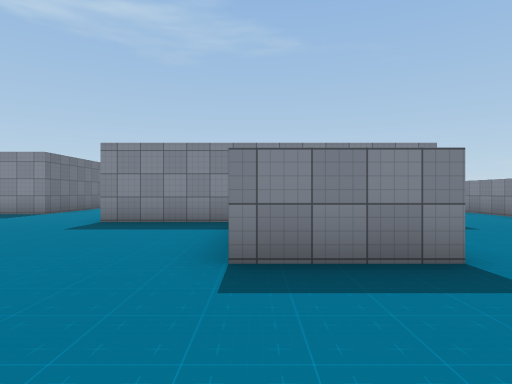
[1] (above)

24 first-person views from a walk through a scene from a Unity 3-D project. The camera is 1.3 m above the floor, looks level and sees 75° across. The floor is counted in squares, 2 m on a side. Each view is taken from the middle of a square. On the plan, view 1 faces up. The plan holds only what a view shows up to about 10 squares ahead; the rest is blank. Some surface patterns are stand-ins.

[2]
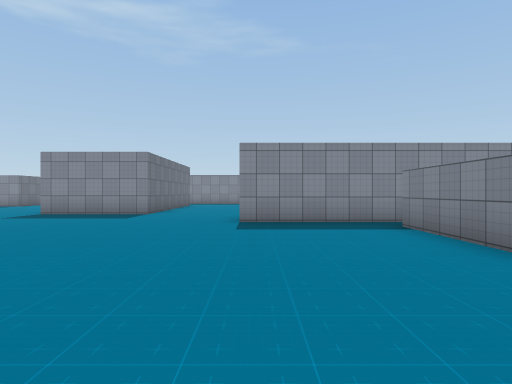

[3]
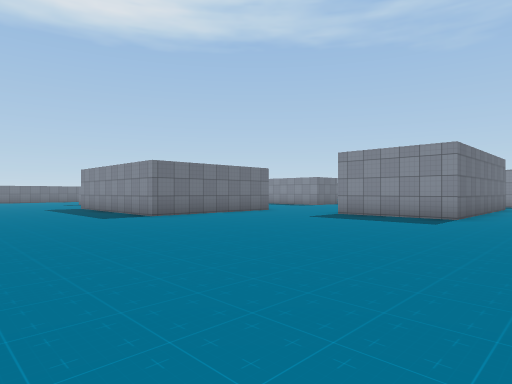

[4]
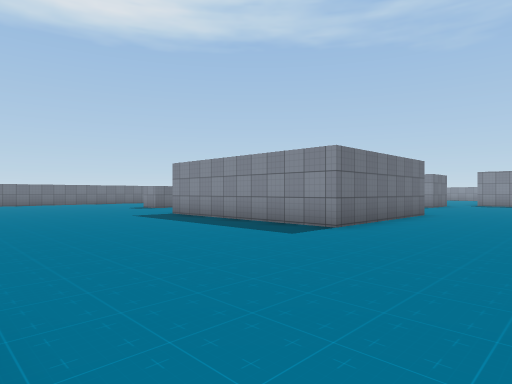

[5]
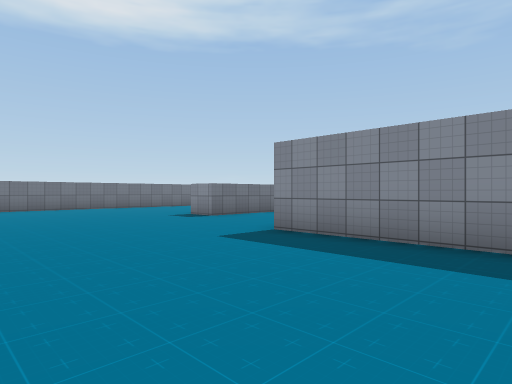

[6]
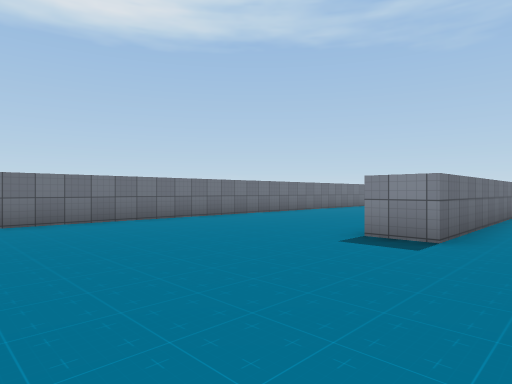

[7]
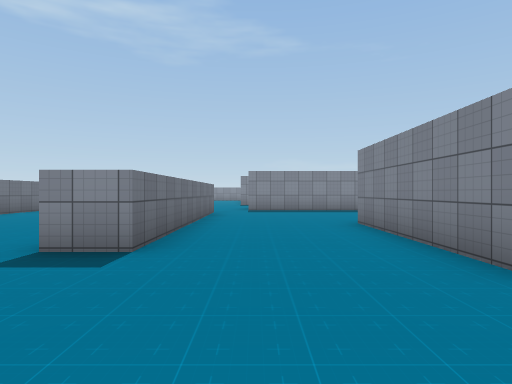

[8]
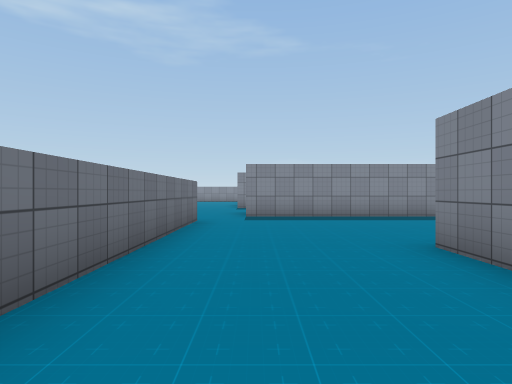

[9]
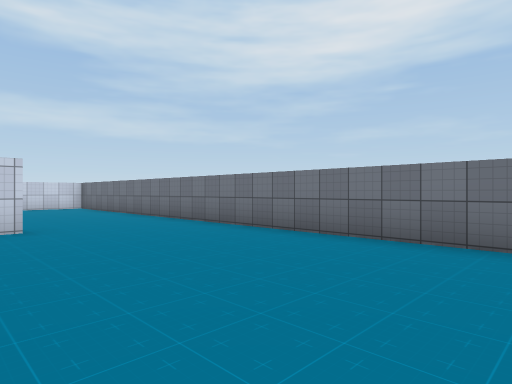

[10]
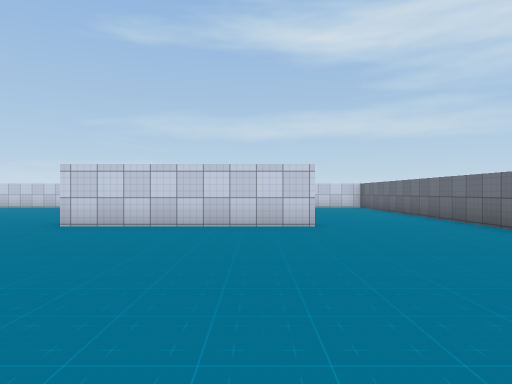

[11]
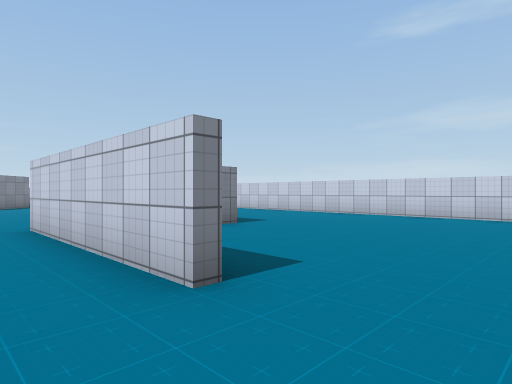

[12]
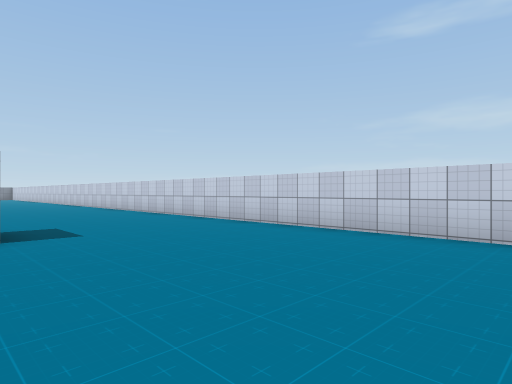

[13]
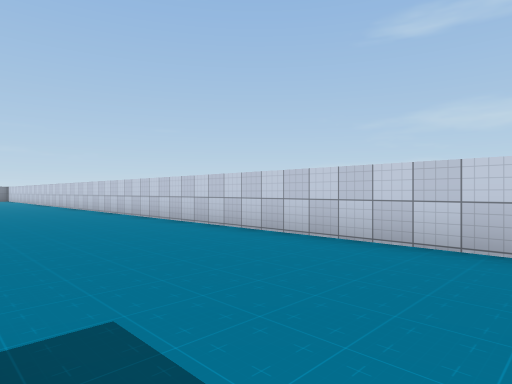

[14]
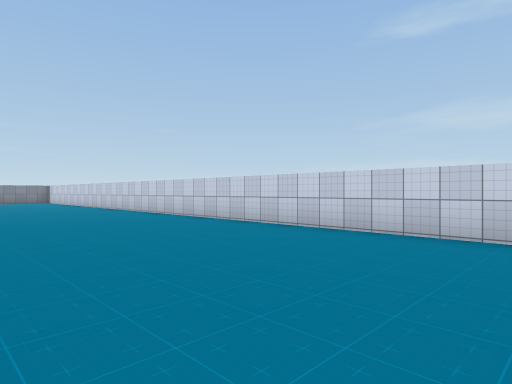

[15]
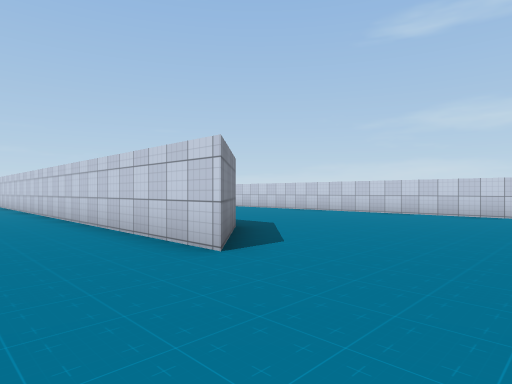

[16]
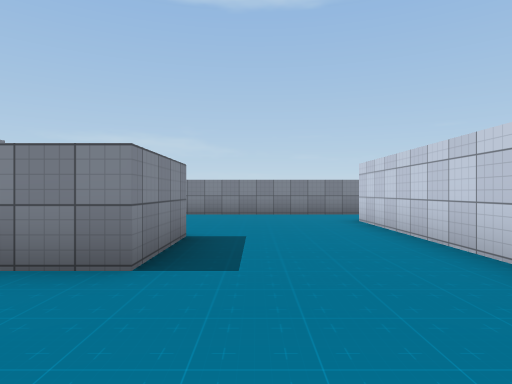

[17]
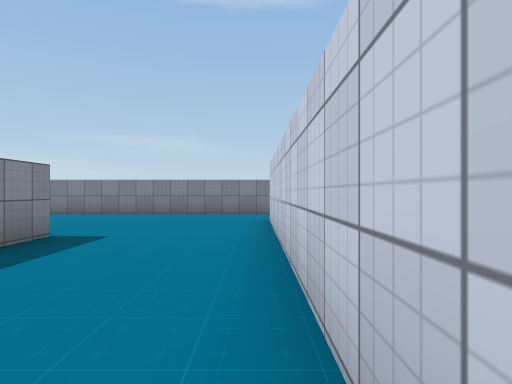

[18]
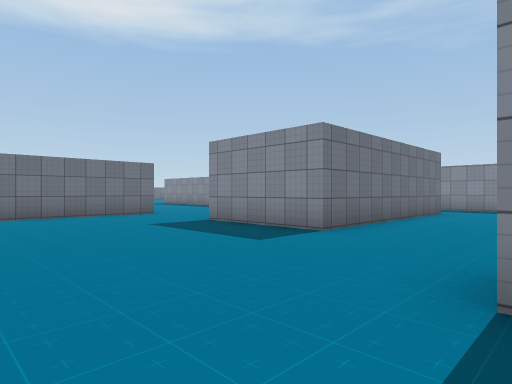

[19]
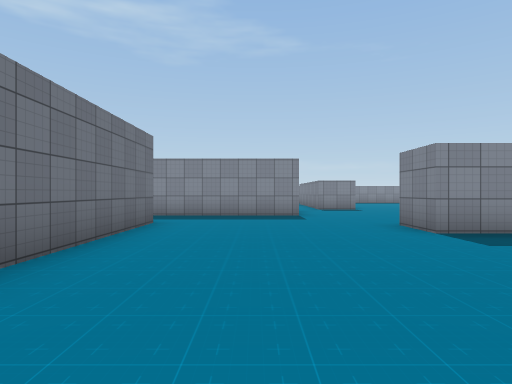

[20]
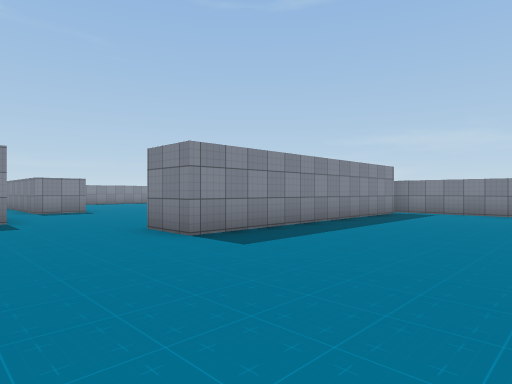

[21]
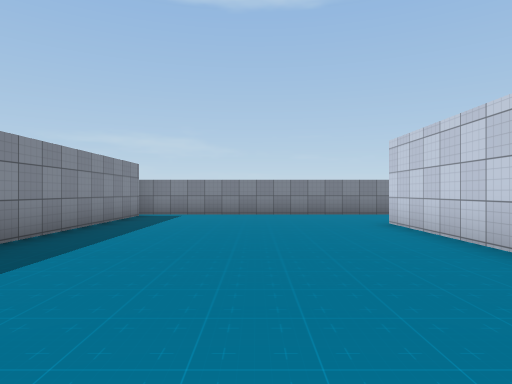

[22]
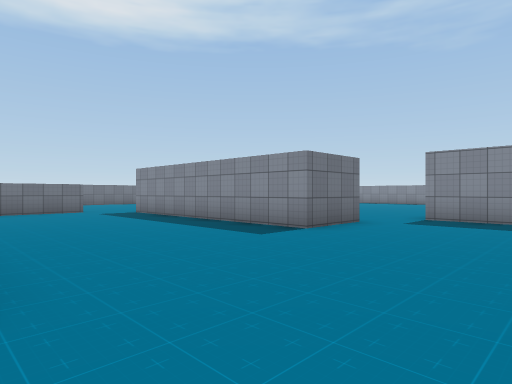

[23]
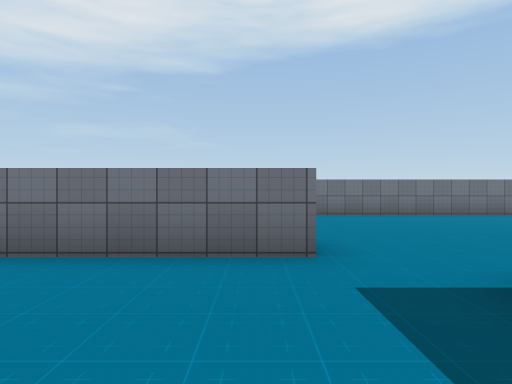

[24]
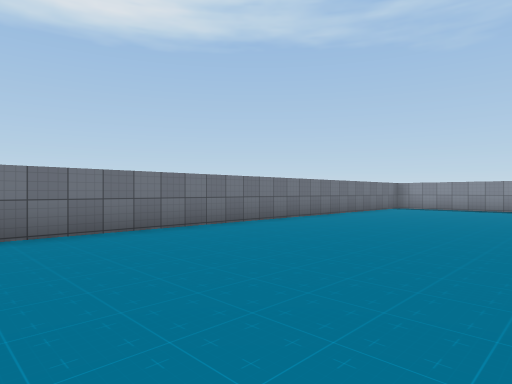

### Floor plan
Points are (right, up) in squares from view 1. A wall is a line through its corners. A room is listed if a view was taken in it or the views show most of it. See-through windows are left out.
Room 1 (views 1, 2, 3, 4, 5, 6, 7, 8, 9, 10, 11, 12, 13, 14, 15, 16, 17, 18, 19, 20, 21, 22, 23, 24)
walls: (-12.3, 10) (-12.3, 5.3) (-18, 5.3); (-17.9, 5.8) (-17.9, 10); (-9.3, -2.2) (-11.2, -0.3) (4.5, -0.3); (-13.6, 16.9) (-13.6, 14.8) (-20.4, 14.8); (-6.2, 16.1) (-6.2, 9.8) (-9.4, 9.8); (-21.3, 13.6) (-21.3, 6.6) (-22.4, 6.6); (0.2, 7.2) (-3.4, 7.2); (-11, 18.3) (-12.8, 18.3); (0.5, 8.2) (3.9, 8.2); (-20.7, -3.8) (-20.7, -3.2); (-24.1, -0.3) (-19.2, -0.3); (2, 3) (-0.2, 3) (-0.2, 6.2); (-2.8, 18.3) (-6.9, 18.3); (-27.4, 8.8) (-27.4, -4); (-25.4, -8.1) (-6, -8.1); (6.1, 14.2) (-1.2, 14.2) (-1.2, 15.6); (6.7, -1) (6.7, 14.5); (-27.4, 23.8) (-27.4, 14.6)
ways out: opening at (-13, 18); opening at (-2.7, 17)

Positions as (right, up) in squares from view 1, and headings:
1: (0, 0), facing up
2: (-3, 0), facing up
3: (-4, 1), facing up-left
4: (-9, 0), facing up-left
5: (-14, 1), facing up-left
6: (-20, 2), facing up-left
7: (-20, 3), facing up
8: (-20, 6), facing up
9: (-23, 6), facing down-left
10: (-23, 6), facing down
11: (-26, 1), facing down-right
12: (-26, -3), facing down-right
13: (-21, -4), facing down-right
14: (-15, -3), facing down-right
15: (-14, 2), facing down-right
16: (-3, 2), facing right
17: (-3, 0), facing right
18: (-3, 5), facing up-left
19: (-4, 9), facing up
20: (-4, 10), facing up-right
21: (-3, 11), facing right
22: (-10, 10), facing up-left
23: (-18, 13), facing left
24: (-22, 15), facing up-left
